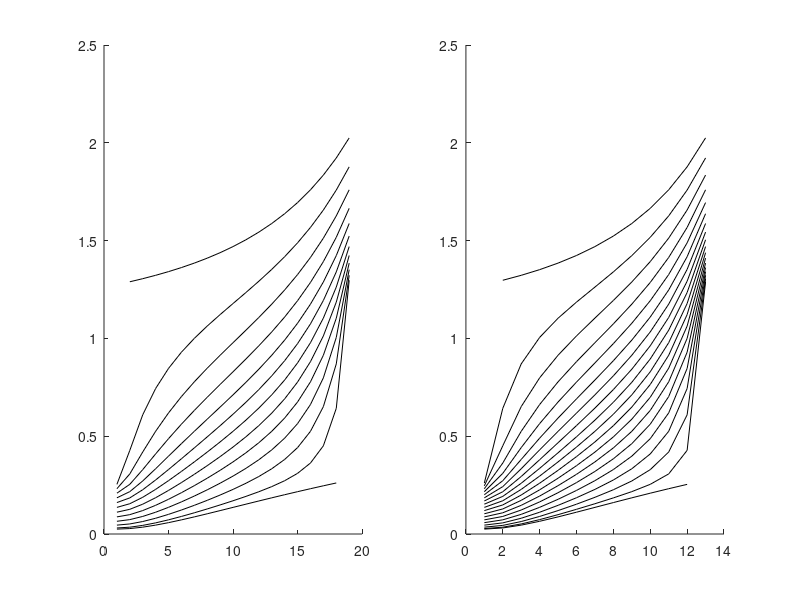

This chart was generated by the following MATLAB code:

nC1 = 12;
nC2 = 18;
nClasses = 2;

nObsPerClassArr = [nC1, nC2];
nObs = nC1*nC2;

garbageProba = [0, 0]/100;
garbageProba = [0, 10]/100;

confMatEstimator = nan(12, 18);

for i1 = 1 : nC1+1,
    for i2 = 1 : nC2+1,
        
        confusionMat = [nC1-i1+1,     i1-1;...
                            i2-1, nC2-i2+1];
                        
        confusionMatEquil = bsxfun(@times, confusionMat, [nC2; nC1]);
        
        confusionMatEquilNorm = confusionMatEquil / (nC1*nC2*2);
                         
%         a1 = (confusionMatEquilNorm(1, 1) / sum(confusionMatEquilNorm(:, 1)) - 1)^2 / (1-garbageProba(1))^2;
%         a2 = (confusionMatEquilNorm(2, 2) / sum(confusionMatEquilNorm(:, 2)) - 1)^2 / (1-garbageProba(2))^2;

        a1 = (confusionMatEquilNorm(1, 1) / sum(confusionMatEquilNorm(:, 1)) - 1)^2 + 0.5^2*(garbageProba(1));
        a2 = (confusionMatEquilNorm(2, 2) / sum(confusionMatEquilNorm(:, 2)) - 1)^2 + 0.5^2*(garbageProba(2));
        
        confMatEstimator(i1, i2) = a1 + a2;

    end
end


% figure; 

subplot(1,2,1); hold on;
plot(confMatEstimator', 'k');
subplot(1,2,2); hold on
plot(confMatEstimator, 'k');
